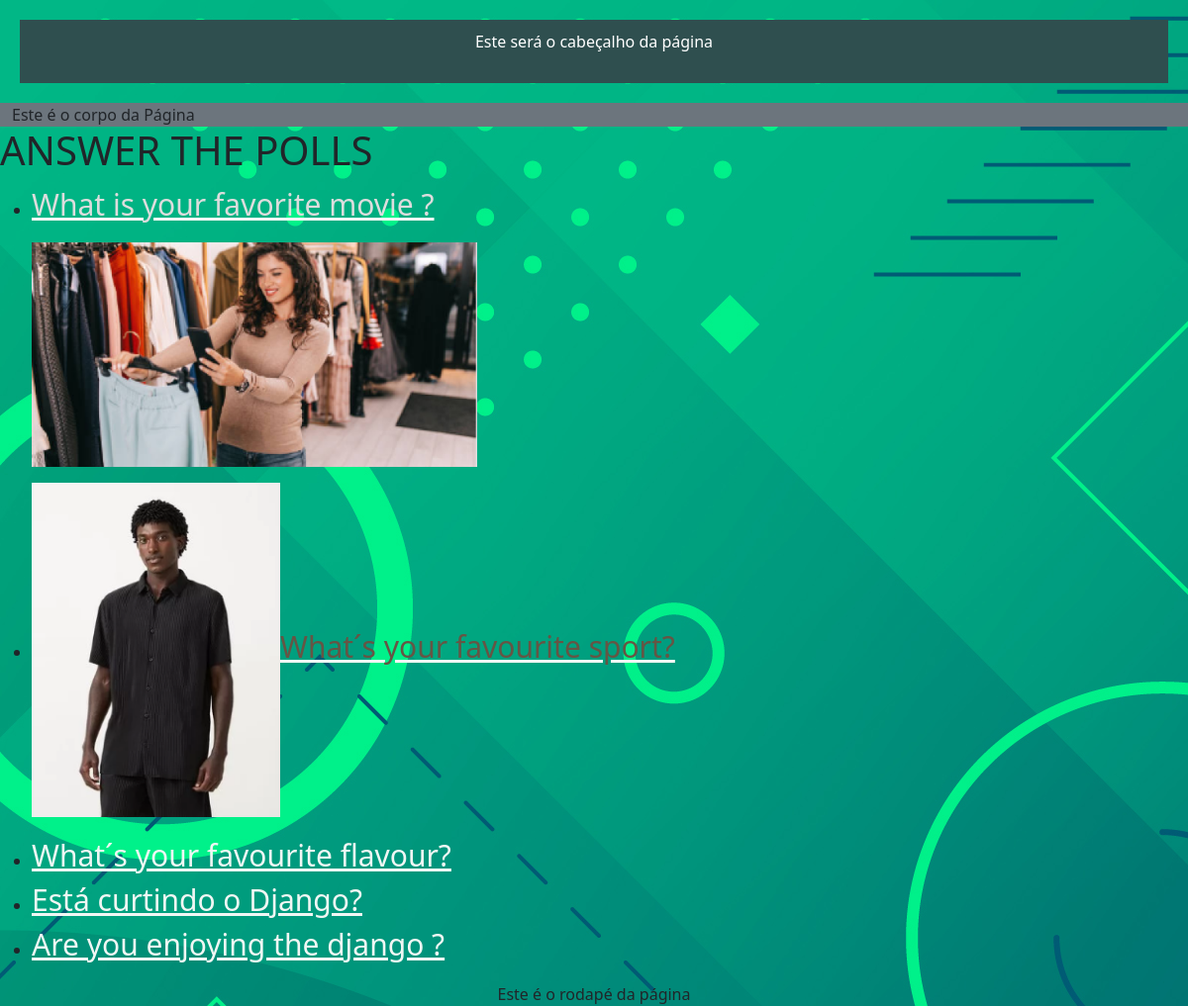
Screenshot of /polls/ with the database file from the repository.
### polls/models.py (models this page shows, shortened)
class Question(models.Model):
    question_text = RichTextUploadingField(max_length=1000)
    pub_date = models.DateTimeField("date published")

### polls/views.py (the view)
# urls.py: path("", views.IndexView.as_view(), name="index"),
class IndexView(generic.ListView):
    template_name = "polls/index.html"
    context_object_name = "latest_question_list"
    def get_queryset(self):
        return Question.objects.order_by("-pub_date")[:5]

### polls/templates/polls/index.html (shortened to what this page needs)
{% load static %}
<link rel="stylesheet" href="{% static 'polls/style.css' %}">
<!DOCTYPE html>
<html lang="pt-br">
<head>
    <link href="https://cdn.jsdelivr.net/npm/bootstrap@5.3.2/dist/css/bootstrap.min.css" rel="stylesheet"
>
</head>
<body>
    <header>
        <div class="container-fluid">
            <div class="row">
                <div class="col">Este será o cabeçalho da página</div>
            </div>
        </div>
    </header>
    <div class="main">
        <div class="container-fluid bg-secondary">
            <div class="row">
                <div class="col">Este é o corpo da Página</div>
            </div>
        </div>
    </div>
    <h1>ANSWER THE POLLS</h1>
    {% if latest_question_list %}
    <ul>
        {% for question in latest_question_list %}
        <li><a href="{% url 'polls:detail' question.id %}">{{ question.question_text|safe }}</a></li>
        {% endfor %}
    </ul>
    {% else %}
    <p>No polls are available.</p>
    {% endif %}
    {% load static %}
    <div class="footer">
        <div class="container-fluid">
            <div class="row">
                <div class="col">Este é o rodapé da página</div>
            </div>
        </div>
    </div>
</body>
</html>

### polls/static/polls/style.css (style rules this page uses)
li a { color: rgb(241, 247, 244); font-weight: 12; font-size: 30; }
h1 { color: darkblue }
body { background: url("images/background.jpg") no-repeat; font-family: Verdana, Geneva, Tahoma, sans-serif; }
h1, h2 { color: #333399; }
p, a { color: #665544 }
.footer { text-align: center; }
header { min-height:4em; background-color: darkslategray; margin: 20px; text-align: center; padding: 10px; color: white }

### rows the page displays
Question: question_text "What is your favorite movie ?", question_text (picture)
Question: question_text (picture), question_text "What´s your favourite sport?"
Question: question_text "What´s your favourite flavour?"
Question: question_text "Está curtindo o Django?"
Question: question_text "Are you enjoying the django ?"
